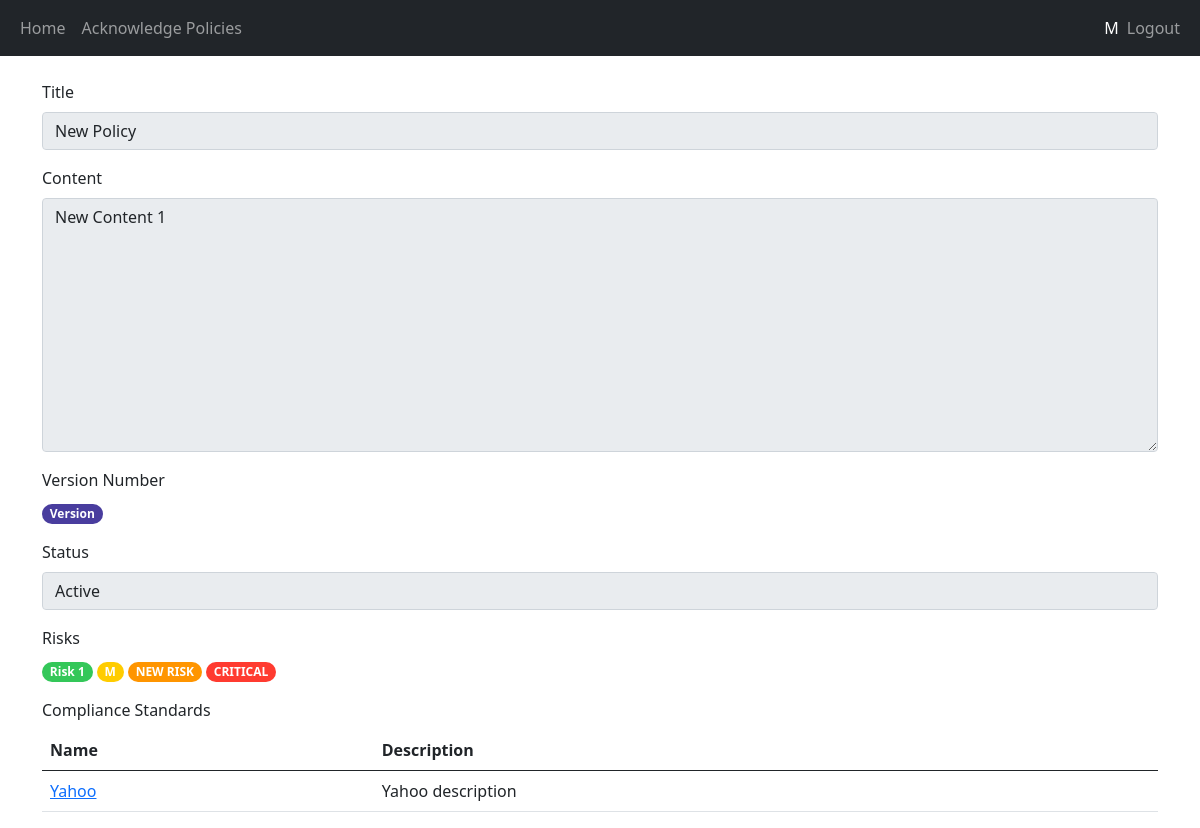
Screenshot of /view-policy/18 (signed in) with the database file from the repository.
### security/models.py (models this page shows, shortened)
class Policy(models.Model):
    Status = [
        ("DRAFT", "Draft"),
        ("IN_REVIEW", "In Review"),
        ("APPROVED", "Approved"),
        ("ACTIVE", "Active"),
        ("ARCHIVED", "Archived"),
    ]
    title = models.CharField(max_length=100)
    content = models.TextField(max_length=250)
    status = models.CharField(max_length=25, choices=Status, default="DRAFT")
    created_by = models.ForeignKey(User, on_delete=models.CASCADE)
    created_at = models.DateTimeField(auto_now_add=True)
    updated_at = models.DateTimeField(auto_now=True)
    risks = models.ManyToManyField(Risk)
    compliance_standards = models.ManyToManyField(ComplianceStandard)
    tracker = FieldTracker()
    version_count = models.IntegerField(default=0)

class Risk(models.Model):
    Severity_Levels = [
        ("LOW", "Low"),
        ("MEDIUM", "Medium"),
        ("HIGH", "High"),
        ("CRITICAL", "Critical"),
    ]
    name = models.CharField(max_length=100)
    description = models.TextField(max_length=250)
    severity = models.CharField(max_length=100, choices=Severity_Levels, default="LOW")
    updated_at = models.DateTimeField(auto_now=True)
    tracker = FieldTracker()

class ComplianceStandard(models.Model):
    name = models.CharField(max_length=100)
    description = models.TextField(max_length=250)
    reference_url = models.CharField(max_length=100)
    updated_at = models.DateTimeField(auto_now=True)

### security/views.py (the view)
# urls.py: path('view-policy/<int:pk>', views.view_policy, name='view_policy'),
@login_required(login_url="/login")
@permission_required("security.view_policyacknowledgment", login_url="/access-denied")
def view_policy(request, pk):
    policy = Policy.objects.get(id=pk)
    return render(request, 'security/view_policy.html', {"policy": policy})

### security/templates/security/view_policy.html (shortened to what this page needs)
{% extends 'main/base.html' %}
{% load crispy_forms_tags %}
{% block content %}
<div class="form-group">
    <div class="mb-3">
        <label class="form-label">Title</label>
        <input class="form-control" value="{{ policy.title }}" readonly>
    </div>
    <div class="mb-3">
        <label class="form-label">Content</label>
        <textarea class="textarea form-control" rows="10" cols="40" readonly>{{ policy.content }}</textarea>
    </div>
    <div class="mb-3">
        <label class="form-label">Version Number</label>
        <br/><span class="badge rounded-pill text-left version-badge">Version {{policy.version_number}}</span>
    </div>
    <div class="mb-3">
        <label class="form-label">Status</label>
        <input class="form-control" value="{{ policy.get_status_display }}" readonly>
    </div>
    <div class="mb-3">
        <label class="form-label">Risks</label><br/>
        {% for risk in policy.risks.all %}
        <span class="badge rounded-pill {{risk.get_severity_display.lower}}-severity">{{risk.name}}</span>
        {% endfor %}
    </div>
    <div class="mb-3">
        <label class="form-label">Compliance Standards</label><br/>
        <table class="table">
            <thead>
              <tr>
                <th scope="col">Name</th>
                <th scope="col">Description</th>
              </tr>
            </thead>
            <tbody>
            {% for compliance_standard in policy.compliance_standards.all %}
                <tr>
                    <td><a target="_blank" href="{{ compliance_standard.reference_url }}">{{compliance_standard.name}}</a></td>
                    <td>{{ compliance_standard.description }}</td>
                </tr>
            {% endfor %}
            </tbody>
          </table>
    </div>
</div>
{% endblock %}

### main/templates/main/base.html (shortened to what this page needs)
<!DOCTYPE html>
<html lang="en">
<head>
    <link href="https://cdn.jsdelivr.net/npm/bootstrap@5.0.2/dist/css/bootstrap.min.css" rel="stylesheet">
    {% load static %}
    <link rel="stylesheet" href="{% static 'main/style.css' %}" />
</head>
<body>
    <nav class="navbar navbar-expand-lg navbar-dark bg-dark">
        <div class="container-fluid">
            <div>
                <ul class="navbar-nav">
                    <li class="nav-item">
                        <a class="nav-link" href="/home">Home</a>
                    </li>
                    {% if user.groups.all.0.name == 'Employee' %}
                    <li class="nav-item">
                        <a class="nav-link" href="/view-policy-acknowledgment">Acknowledge Policies</a>
                    </li>
                    {% endif %}
                </ul>
            </div>
            <div>
                <ul class="navbar-nav">
                    {% if user.is_authenticated %}
                    <span class="navbar-text text-white">{{ user.username }}</span>
                    <li class="nav-item">
                        <a class="nav-link" href="/logout">Logout</a>
                    </li>
                    {% else %}
                    <li class="nav-item">
                        <a class="nav-link" href="/login">Login</a>
                    </li>
                    {% endif %}
                </ul>
            </div>
        </div>
    </nav>
    <br/>
    <div class="container">
        {% block content %}
        {% endblock %}
    </div>
</body>
</html>

### main/static/main/style.css (style rules this page uses)
.low-severity { background-color: #34C759; }
.medium-severity { background-color: #FFCC00; }
.high-severity { background-color: #FF9500; }
.critical-severity { background-color: #FF3B30; }
.version-badge { background-color: #493D9E; }

### rows the page displays
Policy: title "New Policy", content "New Content 1", status "Active"
Risk: name "Risk 1"
Risk: name "M"
Risk: name "NEW RISK"
Risk: name "CRITICAL"
ComplianceStandard: name "Yahoo", description "Yahoo description"

### other values shown
{{ user.username }} "M"
